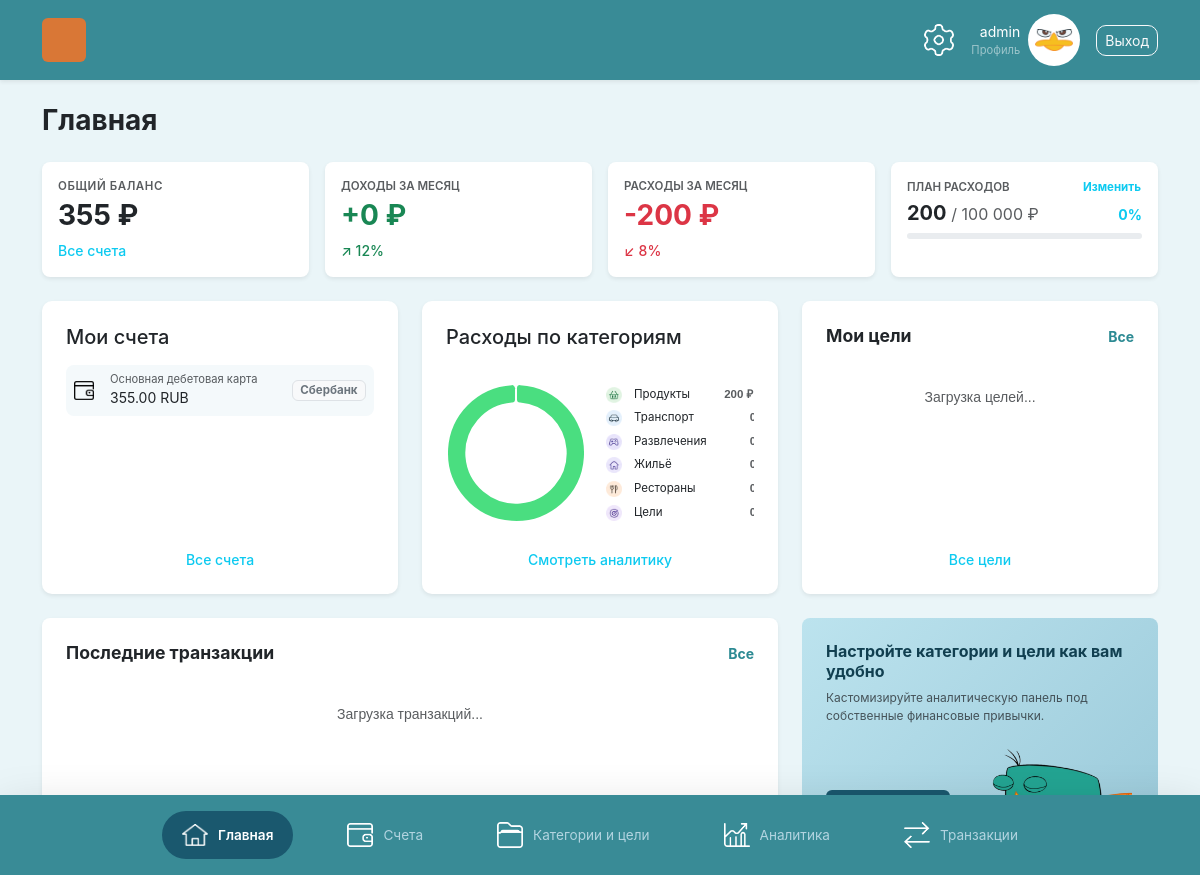
The app's page / (signed in), older data.
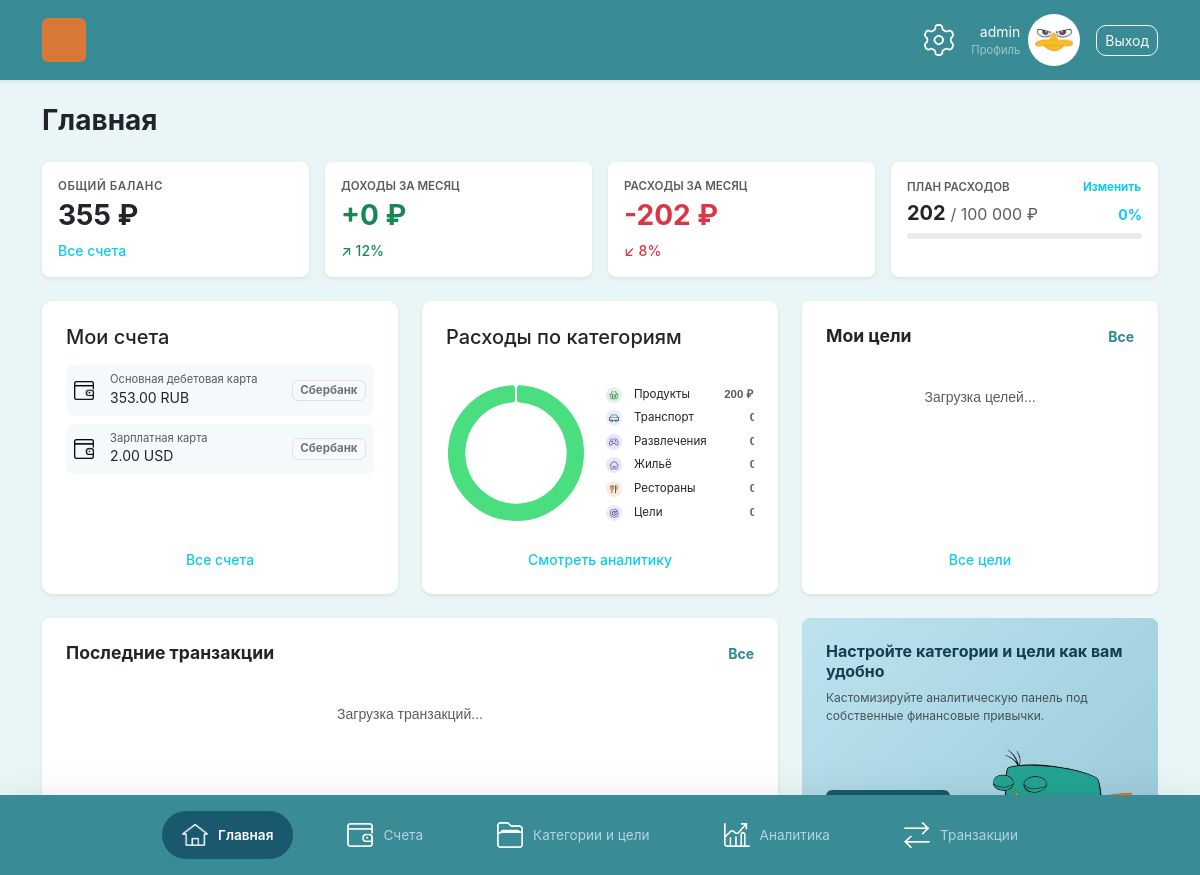
The same page, newer data.
### api/models.py (models this page shows, shortened)
class Account(models.Model):
    name = models.CharField(max_length=100)
    bank = models.ForeignKey('AvailableBank', on_delete=models.SET_NULL, null=True, blank=True)
    balance = models.DecimalField(max_digits=12, decimal_places=2, default=0)
    currency = models.CharField(max_length=3, default="RUB")
    owner = models.ForeignKey(User, on_delete=models.CASCADE, related_name="accounts")
    created_at = models.DateTimeField(auto_now_add=True)

class AvailableBank(models.Model):
    name = models.CharField(max_length=100, verbose_name="Название банка")
    color_hex = models.CharField(max_length=7, default="#ffffff", verbose_name="Цвет (HEX)")
    class Meta:
        verbose_name = "Доступный банк"
        verbose_name_plural = "Доступные банки"
    def __str__(self):
        return self.name

### tracker_app/views.py (the view)
# urls.py: path('', dashboard_view, name='dashboard'),
@login_required
def dashboard_view(request):
    user = request.user
    accounts = Account.objects.filter(owner=user)
    total_balance = accounts.aggregate(Sum('balance'))['balance__sum'] or 0
    categories = ['Продукты', 'Транспорт', 'Развлечения', 'Жильё', 'Рестораны', 'Другое']
    chart_data = []
    for cat in categories:
        amount = Transaction.objects.filter(
            owner=user,
            type=Transaction.Type.EXPENSE,
            category__name=cat
        ).aggregate(Sum('amount'))['amount__sum'] or 0
        chart_data.append(float(amount))
    service = FinanceService()
    stats = service.get_statistics(user)
    context = {
        'accounts': accounts,
        'total_balance': total_balance,
        'chart_data': chart_data,
        'income': stats['income'],
        'expense': stats['expense'],
    }
    return render(request, 'pages/dashboard.html', context)

### templates/pages/dashboard.html (shortened to what this page needs)
{% extends 'base.html' %}
{% load static %}
{% block content %}
<div class="container-fluid px-0" style="font-family: 'Manrope', sans-serif;">
    <div class="mb-4">
        <h1 class="h3 fw-bold text-dark">Главная</h1>
    </div>
    <div class="row g-3 mb-4">
        <div class="col-12 col-md-6 col-lg-3">
            <div class="card h-100 border-0 shadow-sm p-3 bg-white rounded-3">
                <p class="text-muted text-uppercase fw-semibold mb-1"
                    style="font-size: 0.72rem; letter-spacing: 0.05em;">Общий баланс</p>
                <h3 class="fw-bold text-dark mb-2"> {{ total_balance }} ₽</h3>
                <a href="/accounts/" class="text-decoration-none small fw-medium text-info mt-auto">Все счета</a>
            </div>
        </div>
        <div class="col-12 col-md-6 col-lg-3">
            <div class="card h-100 border-0 shadow-sm p-3 bg-white rounded-3">
                <p class="text-muted text-uppercase fw-semibold mb-1" style="font-size: 0.72rem;">Доходы за месяц</p>
                <h3 class="fw-bold text-success mb-2">+{{ income }} ₽</h3>
                <p class="text-success small fw-medium mb-0 mt-auto d-flex align-items-center gap-1">
                    ↗ 12%
                </p>
            </div>
        </div>
        <div class="col-12 col-md-6 col-lg-3">
            <div class="card h-100 border-0 shadow-sm p-3 bg-white rounded-3">
                <p class="text-muted text-uppercase fw-semibold mb-1" style="font-size: 0.72rem;">Расходы за месяц</p>
                <h3 class="fw-bold text-danger mb-2">-{{ expense }} ₽</h3>
                <p class="text-danger small fw-medium mb-0 mt-auto d-flex align-items-center gap-1">↙ 8% </p>
            </div>
        </div>
        <div class="col-12 col-md-6 col-lg-3">
            <div class="card h-100 border-0 shadow-sm p-3 bg-white rounded-3">
                <div class="d-flex justify-content-between align-items-center mb-1">
                    <p class="text-muted text-uppercase fw-semibold mb-0" style="font-size: 0.72rem;">План расходов</p>
                    <button class="btn btn-link p-0 text-decoration-none text-info fw-bold small"
                            data-bs-toggle="modal" data-bs-target="#editPlanModal" style="font-size: 0.72rem;">
                        Изменить
                    </button>
                </div>
                <div class="d-flex justify-content-between align-items-baseline mb-2">
                    <h5 class="fw-bold text-dark mb-0" id="plan-expenses-text">
                        {{ expense }} <span class="text-muted fs-6 fw-normal">/ 100 000 ₽</span>
                    </h5>
                    <span class="text-info fw-bold small" id="plan-percentage-text">87%</span>
                </div>
                <div class="progress" style="height: 6px;">
                </div>
            </div>
        </div>
    </div>
    <div class="row g-4 mb-4">
        <div class="col-12 col-lg-4">
            <div class="card h-100 border-0 shadow-sm p-4 bg-white" style="border-radius: 10px;">
                <h5 class="font-weight-bold text-dark mb-3">Мои счета</h5>
                <div class="d-flex flex-column">
                    {% for account in accounts|slice:":3" %}
                    <div class="d-flex align-items-center justify-content-between p-2 mb-2"
                        style="background-color: #f4f9fb; border-radius: 8px;">
                        <div class="d-flex align-items-center">
                            <img src="{% static 'icons/wallet.png' %}" class="ui-icon me-3" alt="" style="width: 20px; height: 20px;">
                            <div>
                                <p class="text-muted mb-0" style="font-size: 0.7rem; line-height: 1.2;">{{ account.name }}</p>
                                <p class="mb-0 small font-weight-bold text-dark">{{ account.balance }} {{ account.currency }}</p>
                            </div>
                        </div>
                        <span class="badge bg-light text-secondary border px-2.5 py-1.5 font-sans" style="font-size: 0.72rem; border-radius: 6px;">
                            {{ account.bank|default:"Основной" }}
                        </span>
                    </div>
                    {% empty %}
                    <div class="text-center text-muted py-3 small">
                        У вас пока нет открытых счетов
                    </div>
                    {% endfor %}
                </div>
                <a href="/accounts/" class="text-center text-decoration-none small fw-medium text-info mt-auto pt-2">Все счета</a>
            </div>
        </div>
        <div class="col-12 col-lg-4">
            <div class="card h-100 border-0 shadow-sm bg-white" style="border-radius: 10px;">
                <div class="card-body p-4 d-flex flex-column justify-content-between">
                    <div>
                        <h5 class="font-weight-bold text-dark mb-4">Расходы по категориям</h5>
                        <div class="d-flex align-items-center justify-content-between"
                            style="width: 100%; min-height: 160px; overflow: hidden;">
                            <div style="width: 140px; height: 140px; min-width: 130px; min-height: 130px; position: relative; flex-shrink: 0; display: block;">
                                <canvas id="categoriesChart" width="140" height="140"
                                    style="width: 140px !important; height: 140px !important; display: block; position: absolute; top: 0; left: 0;"></canvas>
                            </div>
                            <div class="flex-grow-1 ps-3" style="font-size: 0.72rem; line-height: 1.7;">
                                <div class="mb-1 text-nowrap text-secondary d-flex align-items-center justify-content-between">
                                    <div class="d-flex align-items-center">
                                        <div class="d-inline-block text-center me-2" style="width: 24px; flex-shrink: 0;">
                                            <img src="{% static 'icons/groc.png' %}" style="width:16px; height:16px; object-fit:contain; vertical-align: middle;">
                                        </div>
                                        <span class="text-dark font-weight-medium">Продукты</span>
                                    </div>
                                    <div class="text-end text-muted fw-bold" id="cat-val-0" style="width: 95px; flex-shrink: 0; padding-right: 8px;">
                                    </div>
                                </div>
                                <div class="mb-1 text-nowrap text-secondary d-flex align-items-center justify-content-between">
                                    <div class="d-flex align-items-center">
                                        <div class="d-inline-block text-center me-2" style="width: 24px; flex-shrink: 0;">
                                            <img src="{% static 'icons/car.png' %}" style="width:16px; height:16px; object-fit:contain; vertical-align: middle;">
                                        </div>
                                        <span class="text-dark font-weight-medium">Транспорт</span>
                                    </div>
                                    <div class="text-end text-muted fw-bold" id="cat-val-1" style="width: 95px; flex-shrink: 0; padding-right: 8px;">
                                    </div>
                                </div>
                                <div class="mb-1 text-nowrap text-secondary d-flex align-items-center justify-content-between">
                                    <div class="d-flex align-items-center">
                                        <div class="d-inline-block text-center me-2" style="width: 24px; flex-shrink: 0;">
                                            <img src="{% static 'icons/entert.png' %}" style="width:16px; height:16px; object-fit:contain; vertical-align: middle;">
                                        </div>
                                        <span class="text-dark font-weight-medium">Развлечения</span>
                                    </div>
                                    <div class="text-end text-muted fw-bold" id="cat-val-2" style="width: 95px; flex-shrink: 0; padding-right: 8px;">
                                    </div>
                                </div>
                                <div class="mb-1 text-nowrap text-secondary d-flex align-items-center justify-content-between">
                                    <div class="d-flex align-items-center">
                                        <div class="d-inline-block text-center me-2" style="width: 24px; flex-shrink: 0;">
                                            <img src="{% static 'icons/home_icon.png' %}" style="width:16px; height:16px; object-fit:contain; vertical-align: middle;">
                                        </div>
                                        <span class="text-dark font-weight-medium">Жильё</span>
                                    </div>
                                    <div class="text-end text-muted fw-bold" id="cat-val-3" style="width: 95px; flex-shrink: 0; padding-right: 8px;">
                                    </div>
                                </div>
                                <div class="mb-1 text-nowrap text-secondary d-flex align-items-center justify-content-between">
                                    <div class="d-flex align-items-center">
                                        <div class="d-inline-block text-center me-2" style="width: 24px; flex-shrink: 0;">
                                            <img src="{% static 'icons/rest.png' %}" style="width:16px; height:16px; object-fit:contain; vertical-align: middle;">
                                        </div>
                                        <span class="text-dark font-weight-medium">Рестораны</span>
                                    </div>
                                    <div class="text-end text-muted fw-bold" id="cat-val-4" style="width: 95px; flex-shrink: 0; padding-right: 8px;">
                                    </div>
                                </div>
                                <div class="text-nowrap text-secondary d-flex align-items-center justify-content-between">
                                    <div class="d-flex align-items-center">
                                        <div class="d-inline-block text-center me-2" style="width: 24px; flex-shrink: 0;">
                                            <img src="{% static 'icons/goals.png' %}" style="width:16px; height:16px; object-fit:contain; vertical-align: middle;">
                                        </div>
                                        <span class="text-dark font-weight-medium">Цели</span>
                                    </div>
                                    <div class="text-end text-muted fw-bold" id="cat-val-5" style="width: 95px; flex-shrink: 0; padding-right: 8px;">
                                    </div>
                                </div>
                            </div>
                        </div>
                    </div>
                    <a href="/analytics/" class="text-center text-decoration-none text-info small fw-medium mt-3 d-block">Смотреть аналитику</a>
                </div>
            </div>
        </div>
        <div class="col-12 col-lg-4">
            <div class="card h-100 border-0 shadow-sm p-4 bg-white rounded-3 d-flex flex-column">
                <div class="d-flex justify-content-between align-items-center mb-3">
                    <h5 class="fw-bold text-dark mb-0" style="font-size: 1.1rem;">Мои цели</h5>
                    <a href="{% url 'categories' %}" class="text-decoration-none small fw-bold" style="color: #2c8a93;">Все</a>
                </div>
                <div id="dashboard-goals-container" class="d-flex flex-column justify-content-start gap-2 mb-auto">
                    <div class="text-center py-4 text-muted small">Загрузка целей...</div>
                </div>
                <a href="/categories/" class="text-center text-decoration-none text-info small fw-medium mt-3 d-block">Все цели</a>
            </div>
        </div>
    </div>
    <div class="row g-4">
        <div class="col-12 col-lg-8">
            <div class="card h-100 border-0 shadow-sm p-4 bg-white rounded-3 d-flex flex-column">
                <div class="d-flex justify-content-between align-items-center mb-3">
                    <h5 class="fw-bold text-dark mb-0" style="font-size: 1.1rem;">Последние транзакции</h5>
                    <a href="{% url 'transactions' %}" class="text-decoration-none small fw-bold" style="color: #2c8a93;">Все</a>
                </div>
                <div id="dashboard-transactions-container" class="d-flex flex-column justify-content-start gap-1 mb-auto">
                    <div class="text-center py-4 text-muted small">Загрузка транзакций...</div>
                </div>
                <a href="/transactions/" class="text-center text-decoration-none text-info small fw-medium mt-3 d-block">Вся история</a>
            </div>
        </div>
        <div class="col-12 col-lg-4">
            <div class="card h-100 border-0 p-4 rounded-3 d-flex flex-column justify-content-between"
                style="background: linear-gradient(135deg, #bce3ee 0%, #9bcada 100%);">
                <div>
                    <h6 class="fw-bold mb-2" style="color: #113f50;">Настройте категории и цели как вам удобно</h6>
                    <p class="mb-0 text-dark opacity-75" style="font-size: 0.75rem;">Кастомизируйте аналитическую панель под собственные финансовые привычки.</p>
                </div>
                <div class="d-flex justify-content-between align-items-end mt-4">
                    <a href="/categories/" class="btn btn-sm text-white fw-bold px-4 py-2 rounded-2"
                        style="background-color: #1a586e; border: none; text-decoration: none;">
                    </a>
                    <img src="{% static 'images/sleepy.png' %}" alt="Идеи" style="width: 148px; height: 78px; object-fit: contain;">
                </div>
            </div>
        </div>
    </div>
</div>
{% endblock %}

Row changes from the older to the newer data that the page shows:
changed Account "RUB": balance "355.00" → "353.00"
added Account: name "Зарплатная карта", balance "2.00", currency "USD", bank "Сбербанк"
Text that changed along with them:
{{ expense }}: "200" → "202"
